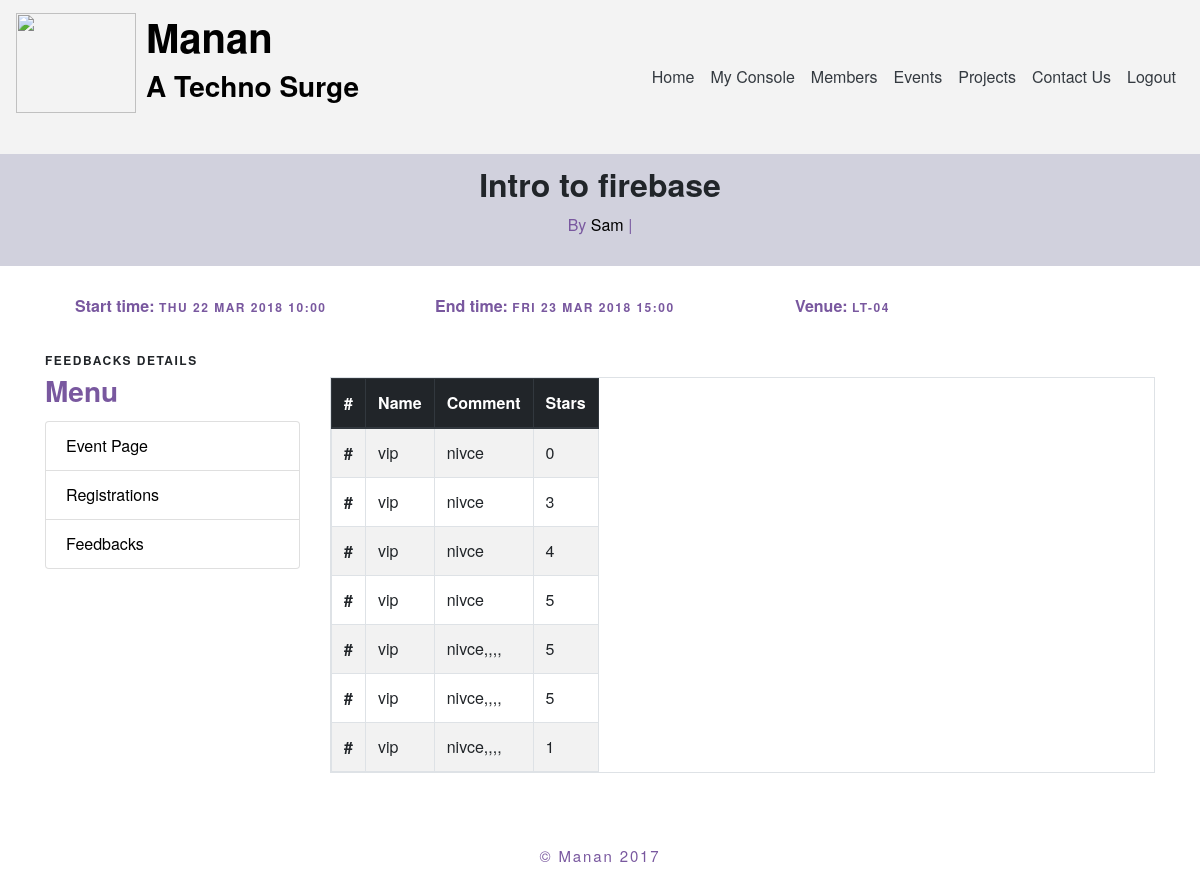
/event/8/feedbacks/ (signed in), run on the app's committed database.
### main/models.py (models this page shows, shortened)
class Event(models.Model):
    description = models.TextField(blank=True, null=True)
    title = models.CharField(max_length=500)
    host = models.ManyToManyField(User)
    venue = models.CharField(max_length=100)
    fee = models.IntegerField(default=0)
    rules = models.TextField(blank=True, null=True)
    prerequistes = models.TextField(blank=True, null=True)
    start_date = models.DateField(default=datetime.date.today,auto_now=False,auto_now_add=False)
    end_date = models.DateField(default=datetime.date.today,auto_now=False,auto_now_add=False)
    start_time = models.TimeField(default=datetime.datetime.now().time(),auto_now=False,auto_now_add=False)
    end_time = models.TimeField(default=datetime.datetime.now().time(),auto_now=False,auto_now_add=False)

class Profile(models.Model):
    user = models.OneToOneField(User, on_delete=models.CASCADE)
    email = models.EmailField(blank=True)
    fname = models.CharField(max_length=100, blank=True)
    lname = models.CharField(max_length=100, blank=True)
    github = models.CharField(max_length=100, blank=True)
    dp = models.CharField(max_length=1000, blank=True)
    batch = models.IntegerField(default=2017)
    facebook = models.CharField(max_length=100, blank=True)
    linkedin = models.CharField(max_length=100, blank=True)
    twitter = models.CharField(max_length=100, blank=True)
    bio = models.TextField(blank=True, null=True)
    label = models.CharField(max_length=100 , blank=True)
    company = models.CharField(max_length=100, blank=True)
    location = models.CharField(max_length=100,blank=True)
    frameworks = models.CharField(max_length=500,blank=True)
    languages = models.CharField(max_length=500,blank=True)
    achivements = models.CharField(max_length=1000,blank=True)
    he_profile = models.CharField(max_length=100,blank=True)
    spoj_profile = models.CharField(max_length=100,blank=True)
    he_ques = models.IntegerField(default=0)
    codechef_profile = models.CharField(max_length=100,blank=True)
    codechef_ques = models.IntegerField(default=0)
    spoj_ques = models.IntegerField(default=0)
    git_repos = models.IntegerField(default=0)
    my_website = models.CharField(max_length=100,blank=True)

class feedback(models.Model):
    eventid = models.IntegerField()
    name = models.CharField(max_length=100,blank=True)
    comment = models.TextField()
    star = models.IntegerField(default=0)

### main/views.py (the view)
# urls.py: url(r'^event/(?P<pk>(\d+)+)/feedbacks/$',eventfeedbacksView,name="event-feedbacks"),
@login_required
def eventfeedbacksView(request,pk):
    event=get_object_or_404(Event,pk=pk)
    if not request.user.is_superuser and request.user not in event.host.all():
        return redirect('/profile/')
    obj = feedback.objects.filter(eventid=pk)
    return render(request,'eventfeedbacks.html',{'obj':obj,'event':event})

### main/templates/eventfeedbacks.html (shortened to what this page needs)
{% extends "header.html" %}
{% block page_context %}
<div class="container-fluid" style="background-color: #d1d1dd">
	<div class="container">
		<h2 class="text-center" style="padding:10px;"><b>{{event.title}}</b><h6 class="text-center card-subtitle mb-2" style="color:#79589F;">By {% for y in event.host.all %}
			<a href="/member/{{y.username}}" style="margin-bottom :15px;">{{y.profile.fname}} {{y.profile.lname}}</a> |
		{% endfor %}</h6></h2><br/>
	</div>
</div>
<div class="container">
	<div class="row" style="padding:30px;">
		<div class="col-lg-4 txxt-body">
			Start time: <span class="txxt-head">{{ event.start_date|date:"D d M Y" }} {{ event.start_time|time:"H:i" }}</span>
		</div>
		<div class="col-lg-4 txxt-body">
			End time: <span class="txxt-head">{{ event.end_date|date:"D d M Y" }} {{ event.end_time|time:"H:i" }}</span>
		</div>
		<div class="col-lg-2 txxt-body">
			Venue: <span class="txxt-head">{{event.venue}}</span>
		</div>
	</div>
</div>
<div class="container">
	<div class="row">
		<div class="col-lg-3">
			<p class="txxt-head">Feedbacks Details</p>
			<h3 class="txxt-body">Menu</h3>
			<ul class="list-group">
				<li class="list-group-item"><a href="/event/detail/{{event.pk}}">Event Page</a></li>
				{% if user.is_superuser %}
				<li class="list-group-item"><a href="/event/{{event.pk}}/registrations/">Registrations</a></li>
				<li class="list-group-item"><a href="/event/{{event.pk}}/feedbacks/">Feedbacks</a></li>
				{% elif user in event.host.all %}
				<li class="list-group-item"><a href="/event/{{event.pk}}/registrations/">Registrations</a></li>
				<li class="list-group-item"><a href="/event/{{event.pk}}/feedbacks/">Feedbacks</a></li>
				{% endif %}
			</ul>
		</div>
		<div class="col-lg-9"><br/>
			<table class="table table-bordered table-striped table-hover table-responsive">
				<thead class="thead-dark">
					<tr>
						<th scope="col">#</th>
						<th scope="col">Name</th>
						<th scope="col">Comment</th>
						<th scope="col">Stars</th>
					</tr>
				</thead>
				<tbody>
					{% for x in obj %}
					<tr>
						<th scope="row">#</th>
						<td>{{x.name}}</td>
						<td>{{x.comment}}</td>
						<td>{{x.star}}</td>
					</tr>
					{% endfor %}
				</tbody>
			</table>
		</div>
	</div>
</div>
<br/><br/>
{% endblock page_context %}

### main/templates/header.html (style rules this page uses)
body { font-family: "BentonSans", "Helvetica Neue", sans-serif; }
a { color: #000; }
.txxt-head { margin-bottom: 20px; font-size: 12px; font-weight: bold; text-transform: uppercase; letter-spacing: .125em; margin: 0 0 .5em 0; line-height: 1.2; }
.txxt-body { color:#79589F; font-weight: bold; margin: 0 0 .5em 0; line-height: 1.2; }
.logo h1,h3 { color:#000; font-weight: bold; }

### data on the page
Event: title "Intro to firebase", start_date "THU 22 MAR 2018", start_time "10:00", end_date "FRI 23 MAR 2018", end_time "15:00", venue "LT-04"
feedback: name "vip", comment "nivce", star "0"
feedback: name "vip", comment "nivce", star "3"
feedback: name "vip", comment "nivce", star "4"
feedback: name "vip", comment "nivce", star "5"
feedback: name "vip", comment "nivce,,,,", star "5"
feedback: name "vip", comment "nivce,,,,", star "5"
feedback: name "vip", comment "nivce,,,,", star "1"

### other printed values
{{ y.profile.fname }} "Sam"
